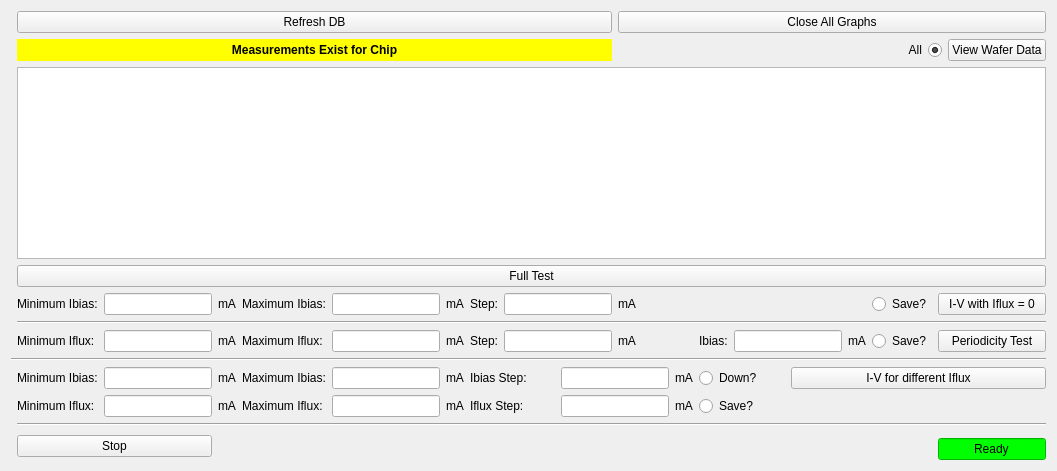
        <widget class="QWidget" name="squid_tab">
         <attribute name="title">
          <string>SQUID Test</string>
         </attribute>
         <layout class="QGridLayout" name="gridLayout_13">
          <item row="0" column="1" colspan="9">
           <widget class="QPushButton" name="refreshButton_SQUID">
            <property name="text">
             <string>Refresh DB</string>
            </property>
           </widget>
          </item>
          <item row="0" column="10" colspan="9">
           <widget class="QPushButton" name="closeButton_SQUID">
            <property name="text">
             <string>Close All Graphs</string>
            </property>
           </widget>
          </item>
          <item row="1" column="1" colspan="9">
           <widget class="QLabel" name="exist_warning_SQUID">
            <property name="enabled">
             <bool>true</bool>
            </property>
            <property name="font">
             <font>
              <weight>75</weight>
              <bold>true</bold>
             </font>
            </property>
            <property name="styleSheet">
             <string notr="true">color: rgb(0, 0, 0); background: rgb(255, 255, 0); font-style: bold</string>
            </property>
            <property name="text">
             <string>Measurements Exist for Chip</string>
            </property>
            <property name="alignment">
             <set>Qt::AlignCenter</set>
            </property>
           </widget>
          </item>
          <item row="1" column="16" colspan="2">
           <widget class="QRadioButton" name="selectAll_SQUID">
            <property name="layoutDirection">
             <enum>Qt::RightToLeft</enum>
            </property>
            <property name="text">
             <string>All</string>
            </property>
            <property name="checked">
             <bool>true</bool>
            </property>
            <property name="autoExclusive">
             <bool>false</bool>
            </property>
           </widget>
          </item>
          <item row="1" column="18">
           <widget class="QPushButton" name="dataButton_SQUID">
            <property name="text">
             <string>View Wafer Data</string>
            </property>
           </widget>
          </item>
          <item row="2" column="1" colspan="18">
           <widget class="QTableWidget" name="deviceWidget_SQUID"/>
          </item>
          <item row="3" column="0">
           <widget class="Line" name="line_10">
            <property name="orientation">
             <enum>Qt::Horizontal</enum>
            </property>
           </widget>
          </item>
          <item row="3" column="1" colspan="18">
           <widget class="QPushButton" name="full_test_SQUID">
            <property name="text">
             <string>Full Test</string>
            </property>
           </widget>
          </item>
          <item row="4" column="1">
           <widget class="QLabel" name="label_62">
            <property name="text">
             <string>Minimum Ibias:</string>
            </property>
           </widget>
          </item>
          <item row="4" column="2">
           <widget class="QLineEdit" name="min_Ibias_IV_Iflux0"/>
          </item>
          <item row="4" column="3">
           <widget class="QLabel" name="label_65">
            <property name="text">
             <string>mA</string>
            </property>
           </widget>
          </item>
          <item row="4" column="4">
           <widget class="QLabel" name="label_63">
            <property name="text">
             <string>Maximum Ibias:</string>
            </property>
           </widget>
          </item>
          <item row="4" column="5">
           <widget class="QLineEdit" name="max_Ibias_IV_Iflux0"/>
          </item>
          <item row="4" column="6">
           <widget class="QLabel" name="label_66">
            <property name="text">
             <string>mA</string>
            </property>
           </widget>
          </item>
          <item row="4" column="7">
           <widget class="QLabel" name="label_64">
            <property name="text">
             <string>Step:</string>
            </property>
           </widget>
          </item>
          <item row="4" column="8" colspan="2">
           <widget class="QLineEdit" name="step_Ibias_IV_Iflux0"/>
          </item>
          <item row="4" column="10">
           <widget class="QLabel" name="label_67">
            <property name="text">
             <string>mA</string>
            </property>
           </widget>
          </item>
          <item row="4" column="16">
           <widget class="QRadioButton" name="save_IV_Iflux0">
            <property name="text">
             <string>Save?</string>
            </property>
            <property name="autoExclusive">
             <bool>false</bool>
            </property>
           </widget>
          </item>
          <item row="4" column="17" colspan="2">
           <widget class="QPushButton" name="IV_SQUID_Iflux0">
            <property name="text">
             <string>I-V with Iflux = 0</string>
            </property>
           </widget>
          </item>
          <item row="5" column="1" colspan="18">
           <widget class="Line" name="line_13">
            <property name="orientation">
             <enum>Qt::Horizontal</enum>
            </property>
           </widget>
          </item>
          <item row="6" column="1">
           <widget class="QLabel" name="label_40">
            <property name="text">
             <string>Minimum Iflux:</string>
            </property>
           </widget>
          </item>
          <item row="6" column="2">
           <widget class="QLineEdit" name="min_Iflux_periodicity"/>
          </item>
          <item row="6" column="3">
           <widget class="QLabel" name="label_41">
            <property name="text">
             <string>mA</string>
            </property>
           </widget>
          </item>
          <item row="6" column="4">
           <widget class="QLabel" name="label_42">
            <property name="text">
             <string>Maximum Iflux:</string>
            </property>
           </widget>
          </item>
          <item row="6" column="5">
           <widget class="QLineEdit" name="max_Iflux_periodicity"/>
          </item>
          <item row="6" column="6">
           <widget class="QLabel" name="label_43">
            <property name="text">
             <string>mA</string>
            </property>
           </widget>
          </item>
          <item row="6" column="7">
           <widget class="QLabel" name="label_44">
            <property name="text">
             <string>Step:</string>
            </property>
           </widget>
          </item>
          <item row="6" column="8" colspan="2">
           <widget class="QLineEdit" name="step_Iflux_periodicity"/>
          </item>
          <item row="6" column="10">
           <widget class="QLabel" name="label_45">
            <property name="text">
             <string>mA</string>
            </property>
           </widget>
          </item>
          <item row="6" column="12">
           <widget class="QLabel" name="label_46">
            <property name="text">
             <string>Ibias:</string>
            </property>
           </widget>
          </item>
          <item row="6" column="13" colspan="2">
           <widget class="QLineEdit" name="ibias_periodicity"/>
          </item>
          <item row="6" column="15">
           <widget class="QLabel" name="label_47">
            <property name="text">
             <string>mA</string>
            </property>
           </widget>
          </item>
          <item row="6" column="16">
           <widget class="QRadioButton" name="save_periodicity">
            <property name="text">
             <string>Save?</string>
            </property>
            <property name="autoExclusive">
             <bool>false</bool>
            </property>
           </widget>
          </item>
          <item row="6" column="17" colspan="2">
           <widget class="QPushButton" name="periodicity">
            <property name="text">
             <string>Periodicity Test</string>
            </property>
           </widget>
          </item>
          <item row="7" column="0" colspan="19">
           <widget class="Line" name="line_11">
            <property name="orientation">
             <enum>Qt::Horizontal</enum>
            </property>
           </widget>
          </item>
          <item row="8" column="1">
           <widget class="QLabel" name="label_48">
            <property name="text">
             <string>Minimum Ibias:</string>
            </property>
           </widget>
          </item>
          <item row="8" column="2">
           <widget class="QLineEdit" name="min_Ibias_IV"/>
          </item>
          <item row="8" column="3">
           <widget class="QLabel" name="label_49">
            <property name="text">
             <string>mA</string>
            </property>
           </widget>
          </item>
          <item row="8" column="4">
           <widget class="QLabel" name="label_50">
            <property name="text">
             <string>Maximum Ibias:</string>
            </property>
           </widget>
          </item>
          <item row="8" column="5">
           <widget class="QLineEdit" name="max_Ibias_IV"/>
          </item>
          <item row="8" column="6">
           <widget class="QLabel" name="label_51">
            <property name="text">
             <string>mA</string>
            </property>
           </widget>
          </item>
          <item row="8" column="7" colspan="2">
           <widget class="QLabel" name="label_52">
            <property name="text">
             <string>Ibias Step:</string>
            </property>
           </widget>
          </item>
          <item row="8" column="9" colspan="2">
           <widget class="QLineEdit" name="step_Ibias_IV"/>
          </item>
          <item row="8" column="11">
           <widget class="QLabel" name="label_53">
            <property name="text">
             <string>mA</string>
            </property>
           </widget>
          </item>
          <item row="8" column="12" colspan="2">
           <widget class="QRadioButton" name="down_Ibias_IV">
            <property name="text">
             <string>Down?</string>
            </property>
            <property name="autoExclusive">
             <bool>false</bool>
            </property>
           </widget>
          </item>
          <item row="8" column="14" colspan="5">
           <widget class="QPushButton" name="IV_SQUID">
            <property name="text">
             <string>I-V for different Iflux</string>
            </property>
           </widget>
          </item>
          <item row="9" column="1">
           <widget class="QLabel" name="label_54">
            <property name="text">
             <string>Minimum Iflux:</string>
            </property>
           </widget>
          </item>
          <item row="9" column="2">
           <widget class="QLineEdit" name="min_Iflux_IV"/>
          </item>
          <item row="9" column="3">
           <widget class="QLabel" name="label_55">
            <property name="text">
             <string>mA</string>
            </property>
           </widget>
          </item>
          <item row="9" column="4">
           <widget class="QLabel" name="label_56">
            <property name="text">
             <string>Maximum Iflux:</string>
            </property>
           </widget>
          </item>
          <item row="9" column="5">
           <widget class="QLineEdit" name="max_Iflux_IV"/>
          </item>
          <item row="9" column="6">
           <widget class="QLabel" name="label_57">
            <property name="text">
             <string>mA</string>
            </property>
           </widget>
          </item>
          <item row="9" column="7" colspan="2">
           <widget class="QLabel" name="label_58">
            <property name="text">
             <string>Iflux Step:</string>
            </property>
           </widget>
          </item>
          <item row="9" column="9" colspan="2">
           <widget class="QLineEdit" name="step_Iflux_IV"/>
          </item>
          <item row="9" column="11">
           <widget class="QLabel" name="label_59">
            <property name="text">
             <string>mA</string>
            </property>
           </widget>
          </item>
          <item row="9" column="12" colspan="2">
           <widget class="QRadioButton" name="save_IV">
            <property name="text">
             <string>Save?</string>
            </property>
            <property name="autoExclusive">
             <bool>false</bool>
            </property>
           </widget>
          </item>
          <item row="10" column="1" colspan="18">
           <widget class="Line" name="line_12">
            <property name="orientation">
             <enum>Qt::Horizontal</enum>
            </property>
           </widget>
          </item>
          <item row="11" column="1" rowspan="2" colspan="2">
           <widget class="QPushButton" name="stopButton_SQUID">
            <property name="text">
             <string>Stop</string>
            </property>
           </widget>
          </item>
          <item row="12" column="17" colspan="2">
           <widget class="QLineEdit" name="status_SQUID">
            <property name="sizePolicy">
             <sizepolicy hsizetype="Fixed" vsizetype="Fixed">
              <horstretch>0</horstretch>
              <verstretch>0</verstretch>
             </sizepolicy>
            </property>
            <property name="styleSheet">
             <string notr="true">background: rgb(0, 255, 0)</string>
            </property>
            <property name="text">
             <string>Ready</string>
            </property>
            <property name="alignment">
             <set>Qt::AlignCenter</set>
            </property>
            <property name="readOnly">
             <bool>true</bool>
            </property>
           </widget>
          </item>
         </layout>
        </widget>
